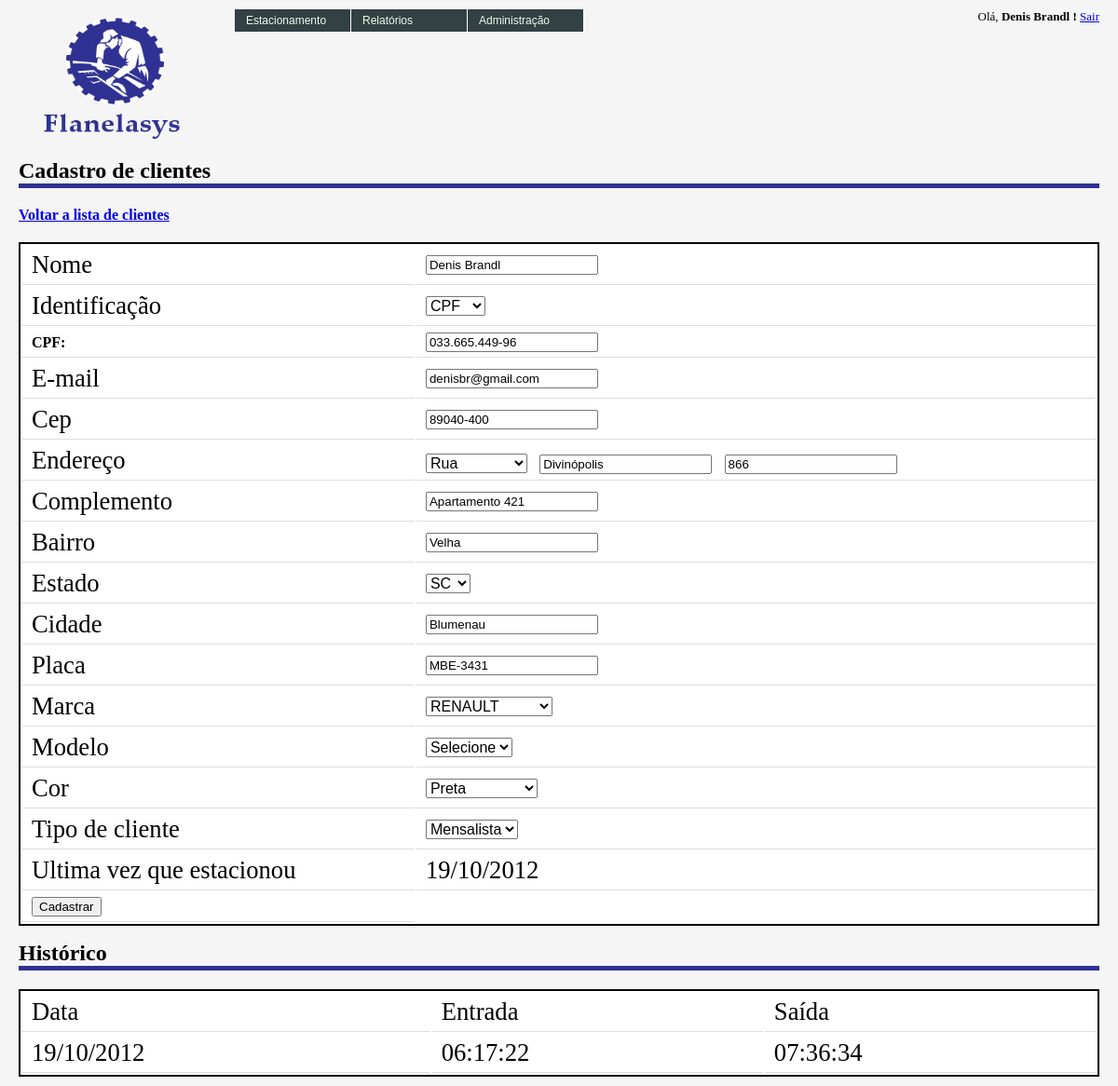
Before: /admin/clientes/cadastrar_cliente.php (signed in) with the older database file.
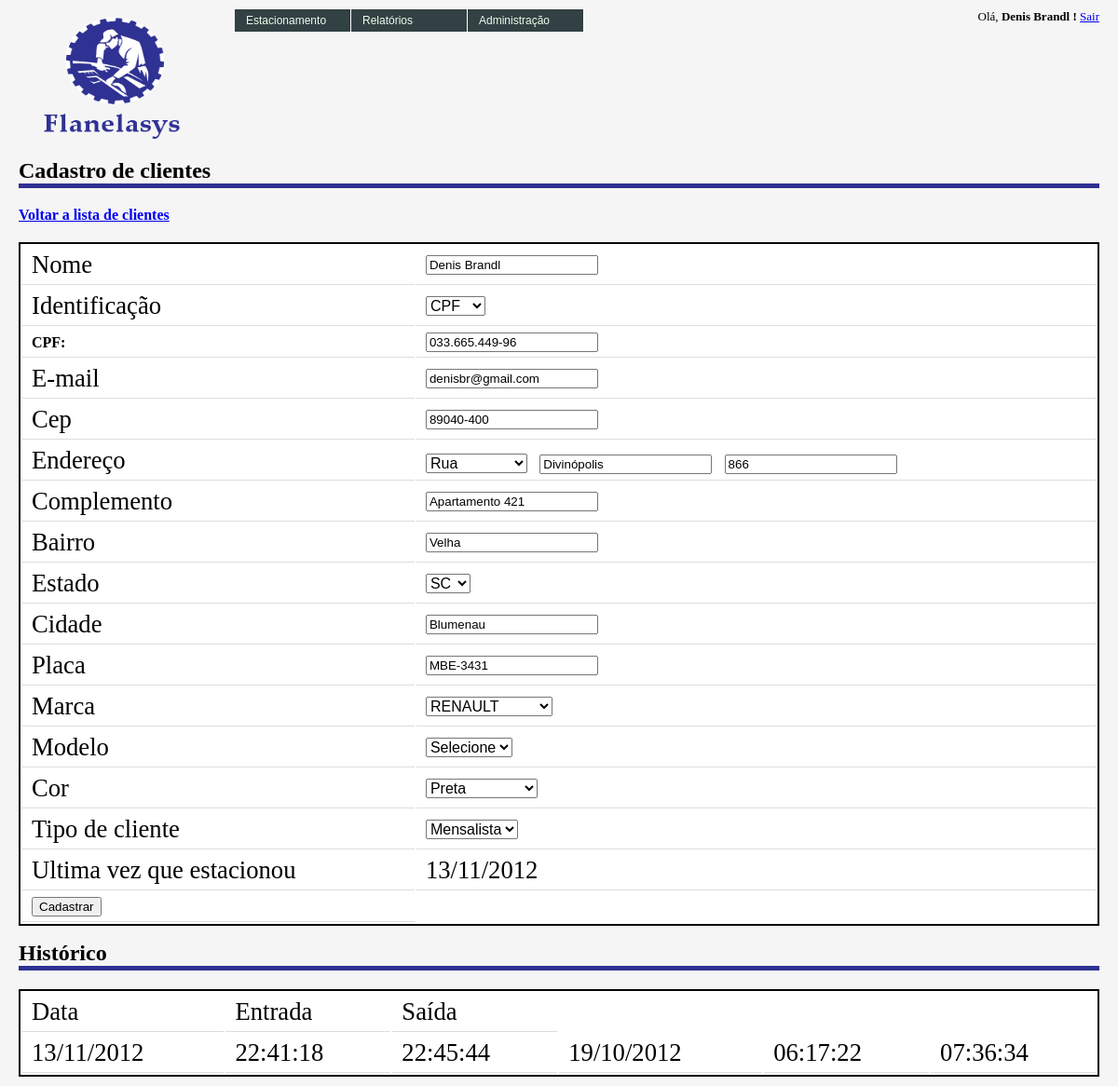
After: the same page with the newer database file.
### tables this page shows
CREATE TABLE IF NOT EXISTS `fla_rotatividade` (
  `cod_rotatividade` int(10) unsigned NOT NULL AUTO_INCREMENT,
  `des_placa` varchar(10) DEFAULT NULL,
  `hor_entrada` time DEFAULT NULL,
  `hor_saida` time DEFAULT NULL,
  `dat_cadastro` date DEFAULT NULL,
  `dat_saida` date DEFAULT NULL,
  `cod_preco` int(1) DEFAULT NULL,
  `val_total` decimal(5,2) DEFAULT NULL,
  `val_cobrado` decimal(5,2) DEFAULT NULL,
  `des_justificativa` varchar(200) DEFAULT NULL,
  `des_situacao` char(1) DEFAULT NULL,
  `cod_cartao` int(6) NOT NULL,
  `tem_permanencia` varchar(5) DEFAULT NULL,
  `val_desconto` decimal(5,2) DEFAULT '0.00',
  `cod_desconto` int(6) DEFAULT NULL,
  PRIMARY KEY (`cod_rotatividade`)
);

### classes/fla_clientes.class.php (called while the page is built, shortened)
<?php
class fla_clientes {
    public function consultahistorico($des_placa,$limite = null) {
        $objConexao = new fla_conexao();
        $arrHistorico = array();
        if (!is_null($limite))
            $limite = " LIMIT ".$limite;
        else
            $limite = "";
        $SQL = 'SELECT
                    dat_cadastro
                    , hor_entrada
                    , hor_saida
                 FROM
                    fla_rotatividade
                 WHERE
                    des_placa = "'.$des_placa.'"
                 ORDER BY
                    dat_cadastro DESC'.$limite;
        $rsHistorico = $objConexao->prepare($SQL);
        $rsHistorico->execute();
        $count = $rsHistorico->rowCount();
        $aux = 0;
        if ($count > 0) {
            while ($historico = $rsHistorico->fetch(PDO::FETCH_ASSOC)) {
                foreach ($historico as $key => $value) {
                    if (!empty($value))
                        $arrHistorico[$aux][$key] = $value;
                    else
                        $arrHistorico[$aux][$key] = 0;
                }
                $aux++;
            }
            return $arrHistorico;
        } else {
            return false;
        }
    }
    public function buscaClientes($objCliente) {
        $objConexao = new fla_conexao();
        $where = "";
        $separador = "";
        $colunas_select = "";
        $arrClientes = array();
        $parametros_where = get_object_vars($objCliente);
        $parametros_where = array_filter($parametros_where,'strlen');
        $arrAtributos = get_class_vars(get_class($objCliente));
        $countArrAtributos = count($arrAtributos);
        $aux = 1;
        if (is_array($arrAtributos)) {
            foreach ($arrAtributos as $key => $value) {
                if ($aux != $countArrAtributos)
                    $separador = ",";
                else
                    $separador = "";
                $colunas_select .= $key.$separador.chr(10);
                $aux++;
            }
        }
        $SQL = sprintf("select %s from fla_clientes rot %s",$colunas_select,$where);
        $rsClientes = $objConexao->prepare($SQL);
        $rsClientes->execute();
        $count = $rsClientes->rowCount();
        $aux = 0;
        if ($count > 0) {
            while ($clientes = $rsClientes->fetch(PDO::FETCH_ASSOC)) {
                foreach ($clientes as $key => $value) {
                    if (!empty($value))
                        $arrClientes[$aux][$key] = $value;
                    else
                        $arrClientes[$aux][$key] = 0;
                }
                $aux++;
            }
            return $arrClientes;
        } else {
            return false;
        }
        return $arrClientes;
    }
}
?>

### includes/funcao.php (called while the page is built, shortened)
<?php
    function mostraData ($data) {
        if ($data!='') {
            return (substr($data,8,2).'/'.substr($data,5,2).'/'.substr($data,0,4));
        }
        else {
            return '';
        }
   }
    function mascara_string($mascara,$string)
    {
    $string = str_replace(" ","",$string);
    for($i=0;$i<strlen($string);$i++)
    {
        $mascara[strpos($mascara,"#")] = $string[$i];
    }
    return $mascara;
    }
?>

### admin/clientes/cadastrar_cliente.php (the view, shortened to what the changed rows need)
<?php
include_once('../../includes/config.php');
include_once('../../includes/funcao.php');
require_once($path_relative . 'verifica.php');
include_once($path_classes . 'fla_clientes.class.php');
include_once($path_classes . 'fla_cores.class.php');
include_once($path_relative . 'admin/clientes/processa.php');
$objClientes = new fla_clientes();
if ( (isset($_GET)) && (!empty($_GET['cod_cliente'])) || isset($_POST))
    $cod_cliente = $_GET["cod_cliente"];
else
    Header("Location:".$url);
$objClientes->ResetObject();
$objClientes->set_cod_cliente($cod_cliente);
if (is_array($objClientes->buscaClientes($objClientes))) {
    $arrCliente = $objClientes->buscaClientes($objClientes);
    $arrHistoricoUltimo = $objClientes->consultahistorico($arrCliente[0]["des_placa"],1);
    $arrHistoricoCompleto = $objClientes->consultahistorico($arrCliente[0]["des_placa"]);
} else {
    Header("Location:".$url);
}
if (strlen($arrCliente[0]["cpf_cnpj_cliente"]) == 14) {
    $select_tipo_doc = "cnpj";
    $arrCliente[0]["cpf_cnpj_cliente"] = mascara_string("##.###.###/####-##",$arrCliente[0]["cpf_cnpj_cliente"]);
    $arrCliente[0]["insc_municipal_cliente"] = mascara_string("###.###.###",$arrCliente[0]["insc_municipal_cliente"]);
    $arrCliente[0]["insc_estadual_cliente"] = mascara_string("###.###.###",$arrCliente[0]["insc_estadual_cliente"]);
} else {
    $arrCliente[0]["cpf_cnpj_cliente"] = mascara_string("###.###.###-##",$arrCliente[0]["cpf_cnpj_cliente"]);
}
?>
<html>
    <head>
        <link href="../../images/style.css" rel="stylesheet" type="text/css" />
    </head>
    <body onLoad="exibeModeloSelect(<?php echo $arrCliente[0]['cod_marca']; ?>,<?php echo $arrCliente[0]['cod_modelo']; ?>);setaModelo(<?php echo $arrCliente[0]['cod_modelo']; ?>)">
        <div class="content">
            <div class="data">
                <h1> Cadastro de clientes </h1>
                <form method="POST" action="cadastrar_cliente.php">
                    <table>
                        <tr>
                            <td> Ultima vez que estacionou </td>
                            <td> <?php echo mostraData($arrHistoricoUltimo[0]["dat_cadastro"]);?></td>
                        </tr>
                    </table>
                </form>
                <h1> Histórico </h1>
                <table>
                    <tr>
                        <?php
                            for ($i = 0; $i < count($arrHistoricoCompleto); $i++) {
                                echo sprintf("<td>%s</td>",  mostraData($arrHistoricoCompleto[$i]['dat_cadastro'])).chr(10);
                                echo sprintf("<td>%s</td>",  $arrHistoricoCompleto[$i]['hor_entrada']).chr(10);
                                echo sprintf("<td>%s</td>",  $arrHistoricoCompleto[$i]['hor_saida']).chr(10);
                            }
                        ?>
                    </tr>
                </table>
            </div>
        </div>
    </body>
</html>

Changed rows visible on the page:
added fla_rotatividade: dat_cadastro "13/11/2012", hor_entrada "22:41:18", hor_saida "22:45:44"
Other visible differences:
mostraData($arrHistoricoUltimo[0]["dat_cadastro"]): "19/10/2012" → "13/11/2012"
